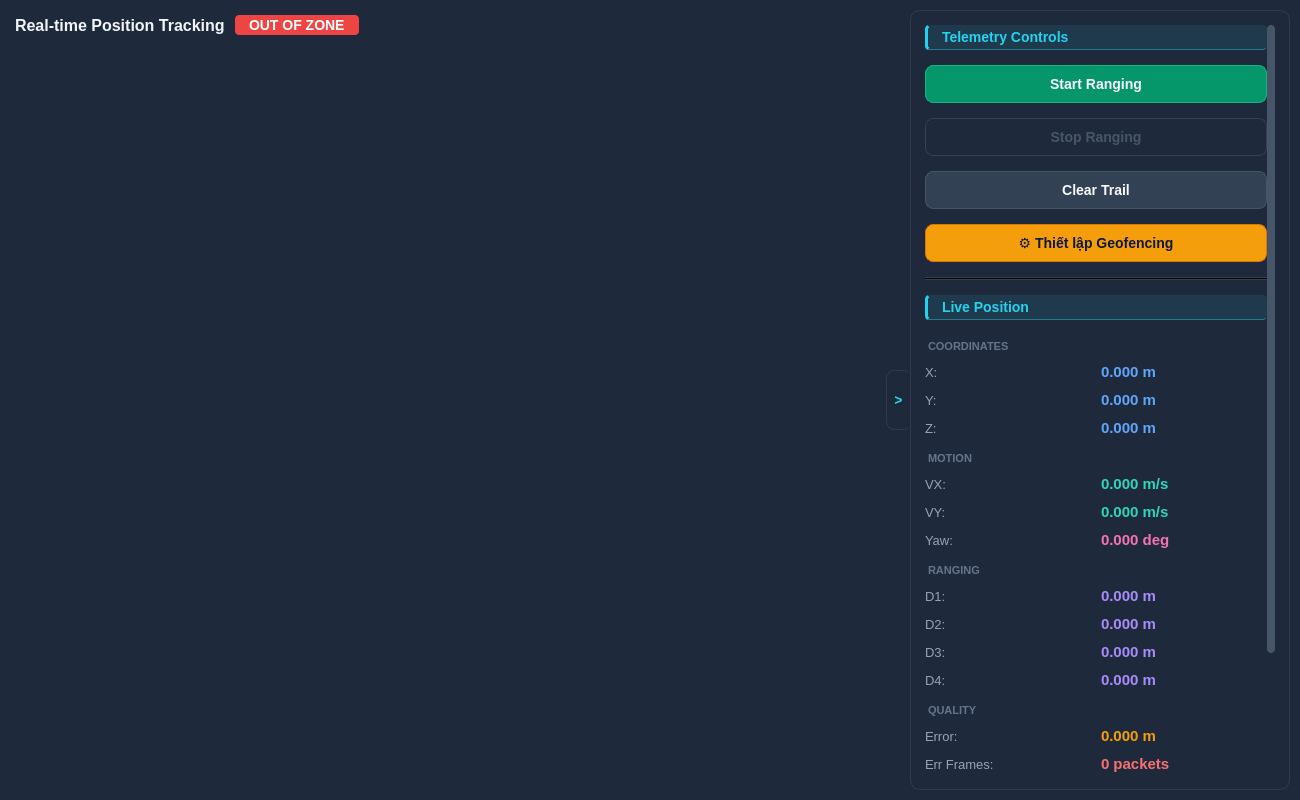
<?xml version="1.0" encoding="UTF-8"?>
<ui version="4.0">
 <class>LiveTrackingTab</class>
 <widget class="QWidget" name="LiveTrackingTab">
  <property name="geometry">
   <rect>
    <x>0</x>
    <y>0</y>
    <width>1300</width>
    <height>800</height>
   </rect>
  </property>
  <property name="styleSheet">
   <string notr="true">QWidget#LiveTrackingTab { background: #0F172A; color: #F8FAFC; font-family: 'Segoe UI'; font-size: 13px; }
QPushButton { background: #1E293B; color: #F8FAFC; border: 1px solid #334155; border-radius: 6px; padding: 4px 8px; font-weight: bold; }
QPushButton:hover { background: #253346; border-color: #22D3EE; }
QPushButton:disabled { background: #1E293B; color: #475569; border-color: #334155; }
QLabel { background: transparent; }</string>
  </property>
  <layout class="QGridLayout" name="main_layout">
   <property name="spacing">
    <number>0</number>
   </property>
   <property name="leftMargin">
    <number>0</number>
   </property>
   <property name="topMargin">
    <number>0</number>
   </property>
   <property name="rightMargin">
    <number>0</number>
   </property>
   <property name="bottomMargin">
    <number>0</number>
   </property>
   <item row="0" column="0" rowspan="2" colspan="2">
    <widget class="PositionCanvas" name="position_canvas">
     <property name="minimumSize">
      <size>
       <width>400</width>
       <height>300</height>
      </size>
     </property>
     <property name="styleSheet">
      <string notr="true">background: #1E293B; border: none;</string>
     </property>
    </widget>
   </item>
   <item row="0" column="0" alignment="Qt::AlignTop|Qt::AlignLeft">
    <widget class="QWidget" name="header_widget" native="true">
     <property name="minimumSize">
      <size>
       <width>300</width>
       <height>50</height>
      </size>
     </property>
     <property name="styleSheet">
      <string notr="true">background: transparent;</string>
     </property>
     <layout class="QHBoxLayout" name="header_layout">
      <property name="spacing">
       <number>10</number>
      </property>
      <property name="leftMargin">
       <number>15</number>
      </property>
      <property name="topMargin">
       <number>15</number>
      </property>
      <property name="rightMargin">
       <number>15</number>
      </property>
      <property name="bottomMargin">
       <number>15</number>
      </property>
      <item>
       <widget class="QLabel" name="canvas_header">
        <property name="styleSheet">
         <string notr="true">color: #F1F5F9; font-size: 16px; font-weight: bold; background-color: transparent;</string>
        </property>
        <property name="text">
         <string>Real-time Position Tracking</string>
        </property>
       </widget>
      </item>
      <item>
       <widget class="QLabel" name="warning_label">
        <property name="styleSheet">
         <string notr="true">color: white; font-size: 14px; font-weight: bold; background-color: #EF4444; padding: 2px 10px; border-radius: 4px;</string>
        </property>
        <property name="text">
         <string>OUT OF ZONE</string>
        </property>
       </widget>
      </item>
     </layout>
    </widget>
   </item>
  </layout>
  <widget class="QWidget" name="right_widget" native="true">
   <property name="geometry">
    <rect>
     <x>910</x>
     <y>10</y>
     <width>380</width>
     <height>780</height>
    </rect>
   </property>
   <property name="minimumSize">
    <size>
     <width>380</width>
     <height>0</height>
    </size>
   </property>
   <property name="maximumSize">
    <size>
     <width>380</width>
     <height>16777215</height>
    </size>
   </property>
   <property name="styleSheet">
    <string notr="true">QWidget#right_widget { background-color: rgba(30, 41, 59, 0.85); border-radius: 10px; border: 1px solid rgba(51, 65, 85, 0.80); }</string>
   </property>
   <layout class="QVBoxLayout" name="right_outer_layout">
    <property name="spacing">
     <number>0</number>
    </property>
    <property name="leftMargin">
     <number>15</number>
    </property>
    <property name="topMargin">
     <number>15</number>
    </property>
    <property name="rightMargin">
     <number>15</number>
    </property>
    <property name="bottomMargin">
     <number>15</number>
    </property>
    <item>
     <widget class="QStackedWidget" name="sidebar_stack">
      <property name="currentIndex">
       <number>0</number>
      </property>
      <widget class="QWidget" name="telemetry_page">
       <layout class="QVBoxLayout" name="telemetry_page_layout">
        <property name="spacing">
         <number>0</number>
        </property>
        <property name="leftMargin">
         <number>0</number>
        </property>
        <property name="topMargin">
         <number>0</number>
        </property>
        <property name="rightMargin">
         <number>0</number>
        </property>
        <property name="bottomMargin">
         <number>0</number>
        </property>
        <item>
         <widget class="QScrollArea" name="right_scroll">
          <property name="widgetResizable">
           <bool>true</bool>
          </property>
          <property name="horizontalScrollBarPolicy">
           <enum>Qt::ScrollBarAlwaysOff</enum>
          </property>
          <property name="styleSheet">
           <string notr="true">QScrollArea { border: none; background: transparent; }
QScrollBar:vertical { background-color: transparent; width: 8px; margin: 0px; }
QScrollBar::handle:vertical { background-color: #475569; border-radius: 4px; min-height: 30px; }
QScrollBar::handle:vertical:hover { background-color: #64748B; }
QScrollBar::add-line:vertical, QScrollBar::sub-line:vertical { height: 0px; background: none; }
QScrollBar::add-page:vertical, QScrollBar::sub-page:vertical { background: none; }</string>
          </property>
          <widget class="QWidget" name="scroll_content">
           <property name="styleSheet">
            <string notr="true">background: transparent;</string>
           </property>
           <layout class="QVBoxLayout" name="right_panel">
            <property name="spacing">
             <number>15</number>
            </property>
            <property name="leftMargin">
             <number>0</number>
            </property>
            <property name="topMargin">
             <number>0</number>
            </property>
            <property name="rightMargin">
             <number>0</number>
            </property>
            <property name="bottomMargin">
             <number>0</number>
            </property>
            <item>
             <widget class="QLabel" name="lbl_ctrl_header">
              <property name="styleSheet">
               <string notr="true">color: #22D3EE; background: rgba(34, 211, 238, 0.10); border-left: 3px solid #22D3EE; border-bottom: 1px solid rgba(34, 211, 238, 0.45); border-radius: 4px; padding: 4px 10px; font-family: 'Segoe UI'; font-size: 14px; font-weight: bold;</string>
              </property>
              <property name="text">
               <string>Telemetry Controls</string>
              </property>
             </widget>
            </item>
            <item>
             <widget class="QPushButton" name="btn_start">
              <property name="minimumSize">
               <size>
                <width>0</width>
                <height>38</height>
               </size>
              </property>
              <property name="styleSheet">
               <string notr="true">QPushButton { background: #059669; color: #F8FAFC; border: 1px solid #10B981; border-radius: 8px; font-weight: bold; font-size: 14px; }
QPushButton:hover { background: #10B981; }</string>
              </property>
              <property name="text">
               <string>Start Ranging</string>
              </property>
             </widget>
            </item>
            <item>
             <widget class="QPushButton" name="btn_stop">
              <property name="minimumSize">
               <size>
                <width>0</width>
                <height>38</height>
               </size>
              </property>
              <property name="enabled">
               <bool>false</bool>
              </property>
              <property name="styleSheet">
               <string notr="true">QPushButton { background: rgba(239,68,68,0.15); color: #EF4444; border: 1px solid #EF4444; border-radius: 8px; font-weight: bold; font-size: 14px; }
QPushButton:hover { background: #EF4444; color: #F8FAFC; }
QPushButton:disabled { background: #1E293B; color: #475569; border-color: #334155; }</string>
              </property>
              <property name="text">
               <string>Stop Ranging</string>
              </property>
             </widget>
            </item>
            <item>
             <widget class="QPushButton" name="btn_clear">
              <property name="minimumSize">
               <size>
                <width>0</width>
                <height>38</height>
               </size>
              </property>
              <property name="styleSheet">
               <string notr="true">QPushButton { background: #334155; color: #F8FAFC; border: 1px solid #475569; border-radius: 8px; font-weight: bold; font-size: 14px; }
QPushButton:hover { background: #475569; }</string>
              </property>
              <property name="text">
               <string>Clear Trail</string>
              </property>
             </widget>
            </item>
            <item>
             <widget class="QPushButton" name="btn_geofence_edit">
              <property name="minimumSize">
               <size>
                <width>0</width>
                <height>38</height>
               </size>
              </property>
              <property name="styleSheet">
               <string notr="true">QPushButton { background: #F59E0B; color: #0F172A; border: 1px solid #D97706; border-radius: 8px; font-weight: bold; font-size: 14px; padding: 6px 12px; }
QPushButton:hover { background: #D97706; color: #FFFFFF; }</string>
              </property>
              <property name="text">
               <string>⚙️ Thiết lập Geofencing</string>
              </property>
             </widget>
            </item>
            <item>
             <widget class="QFrame" name="separator_1">
              <property name="frameShape">
               <enum>QFrame::HLine</enum>
              </property>
              <property name="styleSheet">
               <string notr="true">background-color: #334155; max-height: 1px;</string>
              </property>
             </widget>
            </item>
            <item>
             <widget class="QLabel" name="lbl_pos_header">
              <property name="styleSheet">
               <string notr="true">color: #22D3EE; background: rgba(34, 211, 238, 0.10); border-left: 3px solid #22D3EE; border-bottom: 1px solid rgba(34, 211, 238, 0.45); border-radius: 4px; padding: 4px 10px; font-family: 'Segoe UI'; font-size: 14px; font-weight: bold;</string>
              </property>
              <property name="text">
               <string>Live Position</string>
              </property>
             </widget>
            </item>
            <item>
             <layout class="QGridLayout" name="pos_grid">
              <property name="spacing">
               <number>10</number>
              </property>
              <item row="0" column="0" colspan="2">
               <widget class="QLabel" name="grp_coord">
                <property name="styleSheet">
                 <string notr="true">font-size: 11px; font-weight: bold; color: #64748B; margin-top: 5px; background-color: transparent;</string>
                </property>
                <property name="text">
                 <string>COORDINATES</string>
                </property>
               </widget>
              </item>
              <item row="1" column="0">
               <widget class="QLabel" name="lbl_x">
                <property name="styleSheet">
                 <string notr="true">font-size: 13px; color: #94A3B8; background-color: transparent;</string>
                </property>
                <property name="text">
                 <string>X:</string>
                </property>
               </widget>
              </item>
              <item row="1" column="1">
               <widget class="QLabel" name="x_label">
                <property name="styleSheet">
                 <string notr="true">font-family: 'Consolas'; font-size: 15px; font-weight: bold; color: #60A5FA; background-color: transparent;</string>
                </property>
                <property name="text">
                 <string>0.000 m</string>
                </property>
               </widget>
              </item>
              <item row="2" column="0">
               <widget class="QLabel" name="lbl_y">
                <property name="styleSheet">
                 <string notr="true">font-size: 13px; color: #94A3B8; background-color: transparent;</string>
                </property>
                <property name="text">
                 <string>Y:</string>
                </property>
               </widget>
              </item>
              <item row="2" column="1">
               <widget class="QLabel" name="y_label">
                <property name="styleSheet">
                 <string notr="true">font-family: 'Consolas'; font-size: 15px; font-weight: bold; color: #60A5FA; background-color: transparent;</string>
                </property>
                <property name="text">
                 <string>0.000 m</string>
                </property>
               </widget>
              </item>
              <item row="3" column="0">
               <widget class="QLabel" name="lbl_z">
                <property name="styleSheet">
                 <string notr="true">font-size: 13px; color: #94A3B8; background-color: transparent;</string>
                </property>
                <property name="text">
                 <string>Z:</string>
                </property>
               </widget>
              </item>
              <item row="3" column="1">
               <widget class="QLabel" name="z_label">
                <property name="styleSheet">
                 <string notr="true">font-family: 'Consolas'; font-size: 15px; font-weight: bold; color: #60A5FA; background-color: transparent;</string>
                </property>
                <property name="text">
                 <string>0.000 m</string>
                </property>
               </widget>
              </item>
              <item row="4" column="0" colspan="2">
               <widget class="QLabel" name="grp_motion">
                <property name="styleSheet">
                 <string notr="true">font-size: 11px; font-weight: bold; color: #64748B; margin-top: 5px; background-color: transparent;</string>
                </property>
                <property name="text">
                 <string>MOTION</string>
                </property>
               </widget>
              </item>
              <item row="5" column="0">
               <widget class="QLabel" name="lbl_vx">
                <property name="styleSheet">
                 <string notr="true">font-size: 13px; color: #94A3B8; background-color: transparent;</string>
                </property>
                <property name="text">
                 <string>VX:</string>
                </property>
               </widget>
              </item>
              <item row="5" column="1">
               <widget class="QLabel" name="vx_label">
                <property name="styleSheet">
                 <string notr="true">font-family: 'Consolas'; font-size: 15px; font-weight: bold; color: #2DD4BF; background-color: transparent;</string>
                </property>
                <property name="text">
                 <string>0.000 m/s</string>
                </property>
               </widget>
              </item>
              <item row="6" column="0">
               <widget class="QLabel" name="lbl_vy">
                <property name="styleSheet">
                 <string notr="true">font-size: 13px; color: #94A3B8; background-color: transparent;</string>
                </property>
                <property name="text">
                 <string>VY:</string>
                </property>
               </widget>
              </item>
              <item row="6" column="1">
               <widget class="QLabel" name="vy_label">
                <property name="styleSheet">
                 <string notr="true">font-family: 'Consolas'; font-size: 15px; font-weight: bold; color: #2DD4BF; background-color: transparent;</string>
                </property>
                <property name="text">
                 <string>0.000 m/s</string>
                </property>
               </widget>
              </item>
              <item row="7" column="0">
               <widget class="QLabel" name="lbl_yaw">
                <property name="styleSheet">
                 <string notr="true">font-size: 13px; color: #94A3B8; background-color: transparent;</string>
                </property>
                <property name="text">
                 <string>Yaw:</string>
                </property>
               </widget>
              </item>
              <item row="7" column="1">
               <widget class="QLabel" name="yaw_label">
                <property name="styleSheet">
                 <string notr="true">font-family: 'Consolas'; font-size: 15px; font-weight: bold; color: #F472B6; background-color: transparent;</string>
                </property>
                <property name="text">
                 <string>0.000 deg</string>
                </property>
               </widget>
              </item>
              <item row="8" column="0" colspan="2">
               <widget class="QLabel" name="grp_ranging">
                <property name="styleSheet">
                 <string notr="true">font-size: 11px; font-weight: bold; color: #64748B; margin-top: 5px; background-color: transparent;</string>
                </property>
                <property name="text">
                 <string>RANGING</string>
                </property>
               </widget>
              </item>
              <item row="9" column="0">
               <widget class="QLabel" name="lbl_d1">
                <property name="styleSheet">
                 <string notr="true">font-size: 13px; color: #94A3B8; background-color: transparent;</string>
                </property>
                <property name="text">
                 <string>D1:</string>
                </property>
               </widget>
              </item>
              <item row="9" column="1">
               <widget class="QLabel" name="d1_label">
                <property name="styleSheet">
                 <string notr="true">font-family: 'Consolas'; font-size: 15px; font-weight: bold; color: #A78BFA; background-color: transparent;</string>
                </property>
                <property name="text">
                 <string>0.000 m</string>
                </property>
               </widget>
              </item>
              <item row="10" column="0">
               <widget class="QLabel" name="lbl_d2">
                <property name="styleSheet">
                 <string notr="true">font-size: 13px; color: #94A3B8; background-color: transparent;</string>
                </property>
                <property name="text">
                 <string>D2:</string>
                </property>
               </widget>
              </item>
              <item row="10" column="1">
               <widget class="QLabel" name="d2_label">
                <property name="styleSheet">
                 <string notr="true">font-family: 'Consolas'; font-size: 15px; font-weight: bold; color: #A78BFA; background-color: transparent;</string>
                </property>
                <property name="text">
                 <string>0.000 m</string>
                </property>
               </widget>
              </item>
              <item row="11" column="0">
               <widget class="QLabel" name="lbl_d3">
                <property name="styleSheet">
                 <string notr="true">font-size: 13px; color: #94A3B8; background-color: transparent;</string>
                </property>
                <property name="text">
                 <string>D3:</string>
                </property>
               </widget>
              </item>
              <item row="11" column="1">
               <widget class="QLabel" name="d3_label">
                <property name="styleSheet">
                 <string notr="true">font-family: 'Consolas'; font-size: 15px; font-weight: bold; color: #A78BFA; background-color: transparent;</string>
                </property>
                <property name="text">
                 <string>0.000 m</string>
                </property>
               </widget>
              </item>
              <item row="12" column="0">
               <widget class="QLabel" name="lbl_d4">
                <property name="styleSheet">
                 <string notr="true">font-size: 13px; color: #94A3B8; background-color: transparent;</string>
                </property>
                <property name="text">
                 <string>D4:</string>
                </property>
               </widget>
              </item>
              <item row="12" column="1">
               <widget class="QLabel" name="d4_label">
                <property name="styleSheet">
                 <string notr="true">font-family: 'Consolas'; font-size: 15px; font-weight: bold; color: #A78BFA; background-color: transparent;</string>
                </property>
                <property name="text">
                 <string>0.000 m</string>
                </property>
               </widget>
              </item>
              <item row="13" column="0" colspan="2">
               <widget class="QLabel" name="grp_quality">
                <property name="styleSheet">
                 <string notr="true">font-size: 11px; font-weight: bold; color: #64748B; margin-top: 5px; background-color: transparent;</string>
                </property>
                <property name="text">
                 <string>QUALITY</string>
                </property>
               </widget>
              </item>
              <item row="14" column="0">
               <widget class="QLabel" name="lbl_error">
                <property name="styleSheet">
                 <string notr="true">font-size: 13px; color: #94A3B8; background-color: transparent;</string>
                </property>
                <property name="text">
                 <string>Error:</string>
                </property>
               </widget>
              </item>
              <item row="14" column="1">
               <widget class="QLabel" name="error_label">
                <property name="styleSheet">
                 <string notr="true">font-family: 'Consolas'; font-size: 15px; font-weight: bold; color: #F59E0B; background-color: transparent;</string>
                </property>
                <property name="text">
                 <string>0.000 m</string>
                </property>
               </widget>
              </item>
              <item row="15" column="0">
               <widget class="QLabel" name="lbl_err_cnt">
                <property name="styleSheet">
                 <string notr="true">font-size: 13px; color: #94A3B8; background-color: transparent;</string>
                </property>
                <property name="text">
                 <string>Err Frames:</string>
                </property>
               </widget>
              </item>
              <item row="15" column="1">
               <widget class="QLabel" name="err_cnt_label">
                <property name="styleSheet">
                 <string notr="true">font-family: 'Consolas'; font-size: 15px; font-weight: bold; color: #F87171; background-color: transparent;</string>
                </property>
                <property name="text">
                 <string>0 packets</string>
                </property>
               </widget>
              </item>
             </layout>
            </item>
            <item>
             <widget class="QFrame" name="separator_2">
              <property name="frameShape">
               <enum>QFrame::HLine</enum>
              </property>
              <property name="styleSheet">
               <string notr="true">background-color: #334155; max-height: 1px;</string>
              </property>
             </widget>
            </item>
            <item>
             <widget class="QLabel" name="lbl_stats_header">
              <property name="styleSheet">
               <string notr="true">color: #22D3EE; background: rgba(34, 211, 238, 0.10); border-left: 3px solid #22D3EE; border-bottom: 1px solid rgba(34, 211, 238, 0.45); border-radius: 4px; padding: 4px 10px; font-family: 'Segoe UI'; font-size: 14px; font-weight: bold;</string>
              </property>
              <property name="text">
               <string>Statistics</string>
              </property>
             </widget>
            </item>
            <item>
             <layout class="QGridLayout" name="stats_grid">
              <property name="spacing">
               <number>10</number>
              </property>
              <item row="0" column="0">
               <widget class="QLabel" name="lbl_frames">
                <property name="styleSheet">
                 <string notr="true">font-size: 13px; color: #94A3B8; background-color: transparent;</string>
                </property>
                <property name="text">
                 <string>Frames:</string>
                </property>
               </widget>
              </item>
              <item row="0" column="1">
               <widget class="QLabel" name="frames_label">
                <property name="styleSheet">
                 <string notr="true">font-size: 15px; font-weight: bold; color: #60A5FA; background-color: transparent;</string>
                </property>
                <property name="text">
                 <string>0</string>
                </property>
               </widget>
              </item>
              <item row="1" column="0">
               <widget class="QLabel" name="lbl_fps">
                <property name="styleSheet">
                 <string notr="true">font-size: 13px; color: #94A3B8; background-color: transparent;</string>
                </property>
                <property name="text">
                 <string>FPS:</string>
                </property>
               </widget>
              </item>
              <item row="1" column="1">
               <widget class="QLabel" name="fps_label">
                <property name="styleSheet">
                 <string notr="true">font-size: 15px; font-weight: bold; color: #60A5FA; background-color: transparent;</string>
                </property>
                <property name="text">
                 <string>0</string>
                </property>
               </widget>
              </item>
              <item row="2" column="0">
               <widget class="QLabel" name="lbl_uptime">
                <property name="styleSheet">
                 <string notr="true">font-size: 13px; color: #94A3B8; background-color: transparent;</string>
                </property>
                <property name="text">
                 <string>Uptime:</string>
                </property>
               </widget>
              </item>
              <item row="2" column="1">
               <widget class="QLabel" name="uptime_label">
                <property name="styleSheet">
                 <string notr="true">font-size: 15px; font-weight: bold; color: #60A5FA; background-color: transparent;</string>
                </property>
                <property name="text">
                 <string>0</string>
                </property>
               </widget>
              </item>
             </layout>
            </item>
            <item>
             <spacer name="right_panel_spacer">
              <property name="orientation">
               <enum>Qt::Vertical</enum>
              </property>
              <property name="sizeHint" stdset="0">
               <size>
                <width>20</width>
                <height>40</height>
               </size>
              </property>
             </spacer>
            </item>
           </layout>
          </widget>
         </widget>
        </item>
       </layout>
      </widget>
      <widget class="QWidget" name="geofence_page">
       <layout class="QVBoxLayout" name="geofence_page_layout">
        <property name="spacing">
         <number>0</number>
        </property>
        <property name="leftMargin">
         <number>0</number>
        </property>
        <property name="topMargin">
         <number>0</number>
        </property>
        <property name="rightMargin">
         <number>0</number>
        </property>
        <property name="bottomMargin">
         <number>0</number>
        </property>
       </layout>
      </widget>
     </widget>
    </item>
   </layout>
  </widget>
  <widget class="QPushButton" name="btn_toggle_sidebar">
   <property name="geometry">
    <rect>
     <x>886</x>
     <y>370</y>
     <width>24</width>
     <height>60</height>
    </rect>
   </property>
   <property name="minimumSize">
    <size>
     <width>24</width>
     <height>60</height>
    </size>
   </property>
   <property name="maximumSize">
    <size>
     <width>24</width>
     <height>60</height>
    </size>
   </property>
   <property name="styleSheet">
    <string notr="true">QPushButton { background-color: rgba(30, 41, 59, 0.90); color: #22D3EE; border: 1px solid rgba(51, 65, 85, 0.80); border-right: none; border-top-left-radius: 8px; border-bottom-left-radius: 8px; font-weight: bold; font-size: 14px; }
QPushButton:hover { background-color: rgba(37, 99, 235, 0.90); color: #FFFFFF; }</string>
   </property>
   <property name="text">
    <string>&gt;</string>
   </property>
  </widget>
 </widget>
 <customwidgets>
  <customwidget>
   <class>PositionCanvas</class>
   <extends>QWidget</extends>
   <header>views.components.position_canvas</header>
  </customwidget>
 </customwidgets>
 <resources/>
 <connections/>
</ui>
